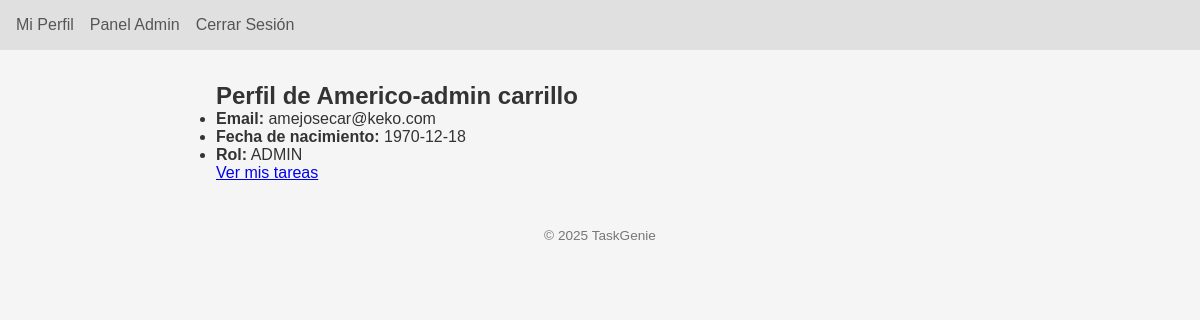
Screenshot of /perfil/ (signed in) with the database file from the repository.
### app/models.py (models this page shows, shortened)
class Usuario(UserMixin, db.Model):
    __tablename__ = "usuarios"
    id               = db.Column(db.Integer, primary_key=True)
    nombre           = db.Column(db.String(50), nullable=False)
    apellido         = db.Column(db.String(50), nullable=False)
    email            = db.Column(db.String(120), unique=True, nullable=False)
    clave_hash       = db.Column(db.String(128), nullable=False)
    fecha_nacimiento = db.Column(db.Date, nullable=False)
    rol              = db.Column(db.Enum(RolEnum), default=RolEnum.USER, nullable=False)
    is_blocked       = db.Column(db.Boolean, default=False)
    tareas_creadas = db.relationship(
        "Tarea",
        foreign_keys="Tarea.user_id",
        back_populates="usuario",
        cascade="all, delete-orphan"
    )
    tareas_recibidas = db.relationship(
        "Tarea",
        foreign_keys="Tarea.asignado_a_id",
        back_populates="asignado_a"
    )

### app/blueprints/perfil/routes.py (the view)
@perfil_bp.route("/", methods=["GET"])
@login_required
def index():
    return render_template("perfil.html", user=current_user)

### app/extensions.py (called while the page is built)
@login_manager.user_loader
def load_user(user_id: str):
    from app.models import Usuario
    return db.session.get(Usuario, int(user_id))

### app/blueprints/perfil/templates/perfil/perfil.html
{% extends 'base.html' %} {% block title %}Mi Perfil{% endblock %} {% block
content %}
<section class="perfil">
  <h2>Perfil de {{ user.nombre }} {{ user.apellido }}</h2>
  <ul>
    <li><strong>Email:</strong> {{ user.email }}</li>
    <li>
      <strong>Fecha de nacimiento:</strong> {{
      user.fecha_nacimiento.strftime('%Y-%m-%d') }}
    </li>
    <li><strong>Rol:</strong> {{ user.rol.value }}</li>
  </ul>
  <p><a href="{{ url_for('tareas.listado') }}">Ver mis tareas</a></p>
</section>
{% endblock %}

### app/static/css/style.css (style rules this page uses)
:root { --bg: #f5f5f5; --nav-bg: #e0e0e0; --text: #333; --link: #555; --link-hover: #000; --flash-info: #d9edf7; --flash-success: #dff0d8; --flash-danger: #f2dede; --flash-warning: #fcf8e3; }
* { margin: 0; padding: 0; box-sizing: border-box; font-family: Arial, sans-serif; }
body { background: var(--bg); color: var(--text); }

### rows the page displays
Usuario: nombre "Americo-admin", apellido "carrillo", email "amejosecar@keko.com", fecha_nacimiento "1970-12-18", rol.value "ADMIN"
